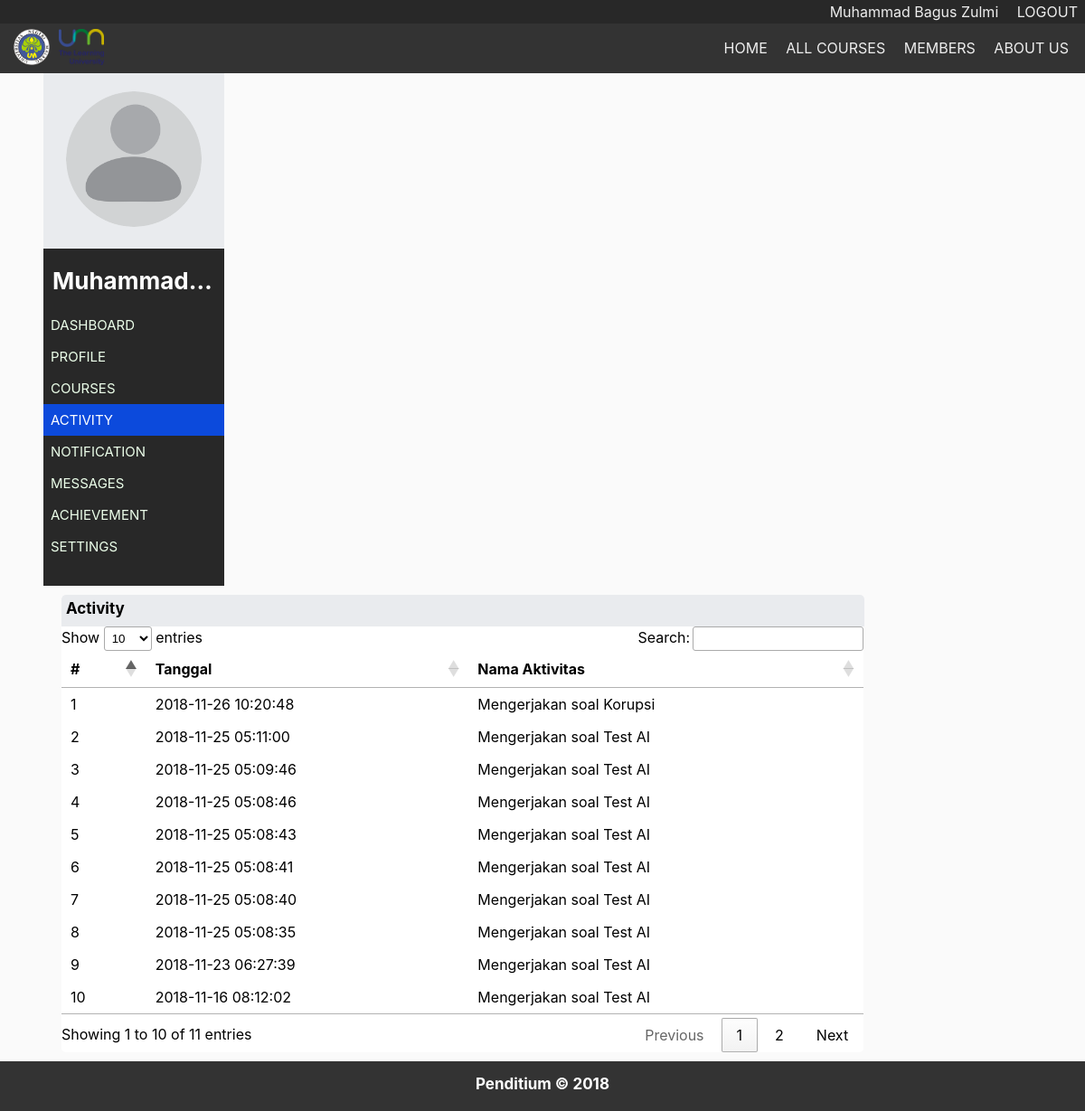
The app's page /dashboard/activity.php (signed in) with its own data.
### tables this page shows
CREATE TABLE `nilai` (
  `id_nilai` int(11) NOT NULL,
  `id_user` int(11) NOT NULL,
  `id_soal` int(11) NOT NULL,
  `benar` int(11) NOT NULL,
  `salah` int(11) NOT NULL,
  `nilai` int(11) NOT NULL,
  `tanggal` timestamp NOT NULL DEFAULT CURRENT_TIMESTAMP
);

CREATE TABLE `soal` (
  `id_soal` int(11) NOT NULL,
  `nama_soal` varchar(100) NOT NULL,
  `tanggal_upload` timestamp NOT NULL DEFAULT CURRENT_TIMESTAMP ON UPDATE CURRENT_TIMESTAMP,
  `tanggal_update` timestamp NOT NULL DEFAULT '0000-00-00 00:00:00',
  `id_matpel` int(11) NOT NULL
);

### dashboard/activity.php (the view, shortened to what this page needs)
<?php
$id_user = $_SESSION['id_user'];
$nama = $_SESSION['nama'];
?>
<!DOCTYPE html>
<html lang="en">
	<?php
	include $_SERVER['DOCUMENT_ROOT'].'/php_conn/connect.php';
	$query = "SELECT tanggal, nama_soal FROM nilai n, soal s WHERE n.id_soal = s.id_soal AND n.id_user = $id_user ORDER BY tanggal DESC";
	$result = mysqli_query($connect, $query);
	?>
	<head>
		<link rel="stylesheet" href="css/dashboard.css" type="text/css">
        <link rel="stylesheet" href="//cdn.datatables.net/1.10.19/css/jquery.dataTables.min.css">
	</head>
	<body>
	<div id="header">
		<div class="menu-login">
			  <ul>
				<li><a href="./"><?php echo $nama ?></a></li>
				<li><a href="logout.php">LOGOUT</a></li>
			  </ul>
		</div>
		<div class="wrapper">
			<img src="img/logoUM1.png">
			<img src="img/logoUM2.png">
			<ul>
				<li><a href="/">HOME</a></li>
				<li><a href="./soal">ALL COURSES</a></li>
				<li><a href="">MEMBERS</a></li>
				<li><a href="/about.php">ABOUT US</a></li>
			</ul>
		</div>
	</div>
	<center><div id="body">
		<div id="nav">
			<img class="image1" src="img/profil.png">
			<div id="nav2">
				<b><div class="font"><?php echo $nama ?></div></b>
				<div class="sidebar">
					<ul>
						<li><a href="index.php">DASHBOARD</a></li>
						<li><a href="profile.php">PROFILE</a></li>
						<li><a href="soal">COURSES</a></li>
						<li class="active"><a href="activity.php">ACTIVITY</a></li>
						<li><a href="notif.php">NOTIFICATION</a></li>
						<li><a href="message.php">MESSAGES</a></li>
						<li><a href="achieve.php">ACHIEVEMENT</a></li>
						<li><a href="settings.php">SETTINGS</a></li>
					</ul>
				</div>
			</div>
		</div>
		<div id="nav-section">
			<div id="nav-isi1">
				<div class="static">
					<b>Activity</b>
				</div>
				<table id="activity-table">
					<thead>
						<tr>
							<th>#</th>
							<th>Tanggal</th>
							<th>Nama Aktivitas</th>
						</tr>
					</thead>
					<tbody>
						<?php
						if ($result) {
							$num = 1;
							while ($row = mysqli_fetch_array($result, MYSQLI_ASSOC)) {
								echo "<tr>";
								echo "<td>".$num++."</td>";
								echo "<td>".$row['tanggal']."</td>";
								echo "<td>Mengerjakan soal ".$row['nama_soal']."</td>";
								echo "</tr>";
							}
						}
						?>
					</tbody>
				</table>
			</div>
		</div>
	</div></center>
	<div id="footer">
		<b>Penditium &copy 2018</b>
	</div>
	</body>
<html>

### dashboard/css/dashboard.css (style rules this page uses)
body { margin: 0; font-family: -apple-system, BlinkMacSystemFont, 'Segoe UI', Roboto, Oxygen, Ubuntu, Cantarell, 'Open Sans', 'Helvetica Neue', sans-serif; background-color: #fafafa; }
#header { width: 100%; background-color: #333; }
#body { width: 92%; height: auto; }
.menu-login { background-color: #282828; text-align: right; color: #eeee; padding: 3px 0; }
.menu-login ul { max-width: 1225px; margin: 0 auto; }
.menu-login li { display: inline-block; margin: 0 8px; }
.menu-login a { text-decoration: none; color: #eee; }
.wrapper { max-width: 1180px; margin: 0 auto; padding: 1px 0; }
.wrapper ul { text-align: right; margin: 0; }
.wrapper li { display: inline-block; }
.wrapper a { text-decoration: none; color: #eee; display: inline-block; line-height: 53px; transition: all 0.3s ease-in-out; padding: 0 8px; }
.wrapper img { height: 40px; float: left; padding: 5px; }
#nav { float: left; width: 200px; height: auto; padding-top: 20px; background-color: #e9ebee; }
.font { font-size: 26px; text-align: left; padding-top: 10px; color: white; white-space: nowrap; overflow: hidden; text-overflow: ellipsis; }
#nav2 { float: left; width: 180px; height: auto; padding: 10px; margin-top: 20px; background-color: #282828; }
.sidebar { width: 240px; margin: 0 0 0 -50px; }
.sidebar ul li { list-style: none; }
.sidebar ul li a { font-size: 15px; padding: 8px; text-decoration: none; display: block; text-align: left; color: #ecffea; background-color: #282828; }
.sidebar li.active a { font-size: 15px; color: white; background-color: #0c4adc; }
#nav-section { float: left; width: 82%; height: auto; padding-left: 20px; padding-top: 10px; padding-bottom: 10px; padding-right: 0; }
#nav-isi1 { float: left; width: 98%; background-color: white; border-radius: 5px; }
.image1 { width: 150px; height: 150px; border-radius: 200px; }
.static { width: 99%; height: 25px; font-size: 17px; text-align: left; padding: 5px; background: #e9ebee; color: black; border-radius: 5px 5px 0 0; }
#footer { float: left; width: 100%; height: 25px; font-size: 17px; text-align: center; padding: 15px 0 15px 0; background: #333; color: white; }
* { transition: all 0.3s ease-in-out; }

### records on screen
nilai: tanggal "2018-11-26 10:20:48", id_soal.nama_soal "Korupsi"
nilai: tanggal "2018-11-25 05:11:00", id_soal.nama_soal "Test AI"
nilai: tanggal "2018-11-25 05:09:46", id_soal.nama_soal "Test AI"
nilai: tanggal "2018-11-25 05:08:46", id_soal.nama_soal "Test AI"
nilai: tanggal "2018-11-25 05:08:43", id_soal.nama_soal "Test AI"
nilai: tanggal "2018-11-25 05:08:41", id_soal.nama_soal "Test AI"
nilai: tanggal "2018-11-25 05:08:40", id_soal.nama_soal "Test AI"
nilai: tanggal "2018-11-25 05:08:35", id_soal.nama_soal "Test AI"
nilai: tanggal "2018-11-23 06:27:39", id_soal.nama_soal "Test AI"
nilai: tanggal "2018-11-16 08:12:02", id_soal.nama_soal "Test AI"

### other values on screen
$nama "Muhammad Bagus Zulmi"
$nama "Muhammad…"
